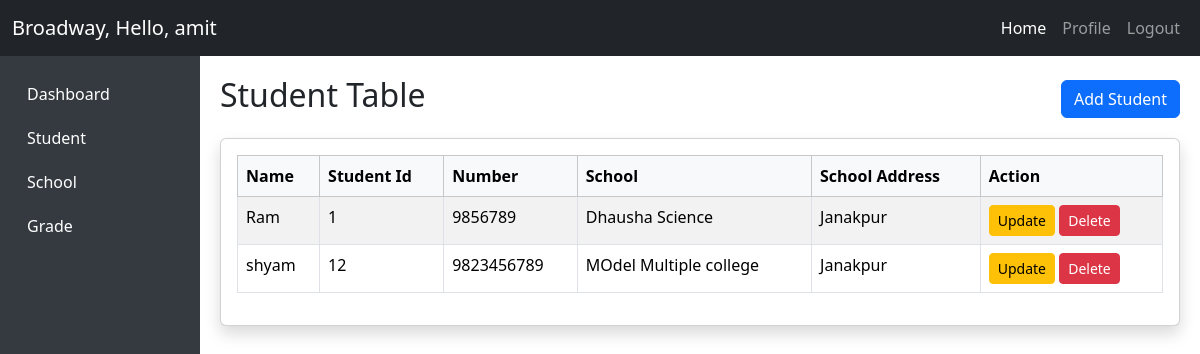
Screenshot of /student/ (signed in) with the database file from the repository.
### student/models.py (models this page shows, shortened)
class Student(models.Model):
    name = models.CharField(max_length=50, null=True, blank=True)
    student_id = models.IntegerField(unique=True)
    number = models.PositiveBigIntegerField(default=0)
    school  = models.ForeignKey(School, on_delete=models.SET_NULL ,null=True)

### home/models.py (models this page shows, shortened)
class School(models.Model):
    name = models.CharField(max_length=50, verbose_name="School Name")
    school_unique_code = models.CharField(max_length=20,unique=True, help_text="add unique value", verbose_name="School code")
    address = models.CharField(max_length=30)
    is_active  = models.BooleanField(default=False)
    created_at = models.DateTimeField(auto_now_add=True)
    updated_at = models.DateTimeField(auto_now=True)

### student/views.py (the view)
# urls.py: path('', student_list, name="student-list"),
@login_required()
def student_list(request):
    data = Student.objects.all()
    context = {
        "student":data
    }
    return render(request, 'student/index.html', context)

### student/templates/student/index.html (shortened to what this page needs)
 {% extends "base/base.html" %}
{% block maincontent %}
     <div class="d-flex justify-content-between align-items-center mb-3">
        <h2>Student Table</h2>
        <a href="{% url 'student-create' %}" class="btn btn-primary">
            Add Student
        </a>
    </div>
    <div class="card shadow">
        <div class="card-body">
            <table class="table table-bordered table-striped table-hover">
                <thead class="table-light">
                    <tr>
                        <th>Name</th>
                        <th>Student Id</th>
                        <th>Number</th>
                        <th>School</th>
                        <th>School Address</th>
                        <th>Action</th>
                    </tr>
                </thead>
                <tbody>
                    {% for i in student %}
                        <tr>
                            <td>{{ i.name }}</td>
                            <td>{{i.student_id}}</td>
                            <td>
                               {{i.number}}
                            </td>
                            <td>
                               {{i.school.name}}
                            </td>
                            <td>
                               {{i.school.address}}
                            </td>
                            <td>
                                <a href="" class="btn btn-sm btn-warning">
                                    Update
                                </a>
                                <a href="" class="btn btn-sm btn-danger">
                                    Delete
                                </a>
                            </td>
                        </tr>
                    {% endfor %}
                </tbody>
            </table>
        </div>
    </div>
    {% endblock %}

### home/templates/base/base.html (shortened to what this page needs)
<!doctype html>
<html lang="en">
  <head>
    <link
      href="https://cdn.jsdelivr.net/npm/bootstrap@5.3.2/dist/css/bootstrap.min.css"
      rel="stylesheet"
    />
  </head>
  <body>
    <nav class="navbar navbar-expand-lg navbar-dark bg-dark">
      <div class="container-fluid">
        <a class="navbar-brand" href="#">Broadway, Hello, {{request.user}} </a>
        <div class="collapse navbar-collapse" id="navbarNav">
          <ul class="navbar-nav ms-auto">
            <li class="nav-item">
              <a class="nav-link active" href="#">Home</a>
            </li>
            <li class="nav-item">
              <a class="nav-link" href="#">Profile</a>
            </li>
            <li class="nav-item">
              <a class="nav-link" href="{% url 'logout' %}">Logout</a>
            </li>
          </ul>
        </div>
      </div>
    </nav>
    <div class="container-fluid">
      <div class="row">
        <div
          class="col-md-3 col-lg-2 d-md-block sidebar collapse show"
          id="sidebarMenu"
        >
          <div class="pt-3">
            <a href="/home">Dashboard</a>
            <a href="/student">Student</a>
            <a href="/home/school">School</a>
            <a href="/student/grade">Grade</a>
          </div>
        </div>
        <main class="col-md-9 ms-sm-auto col-lg-10 content">
          {% block maincontent %}{% endblock %}
        </main>
      </div>
    </div>
  </body>
</html>

### home/templates/base/base.html (style rules this page uses)
body { overflow-x: hidden; }
.sidebar { height: 100vh; background-color: #343a40; }
.sidebar a { color: #fff; text-decoration: none; display: block; padding: 10px 15px; }
.content { padding: 20px; }

### rows the page displays
Student: name "Ram", student_id "1", number "9856789", school.name "Dhausha Science", school.address "Janakpur"
Student: name "shyam", student_id "12", number "9823456789", school.name "MOdel Multiple college", school.address "Janakpur"

### other values shown
{{ request.user }} "amit"
